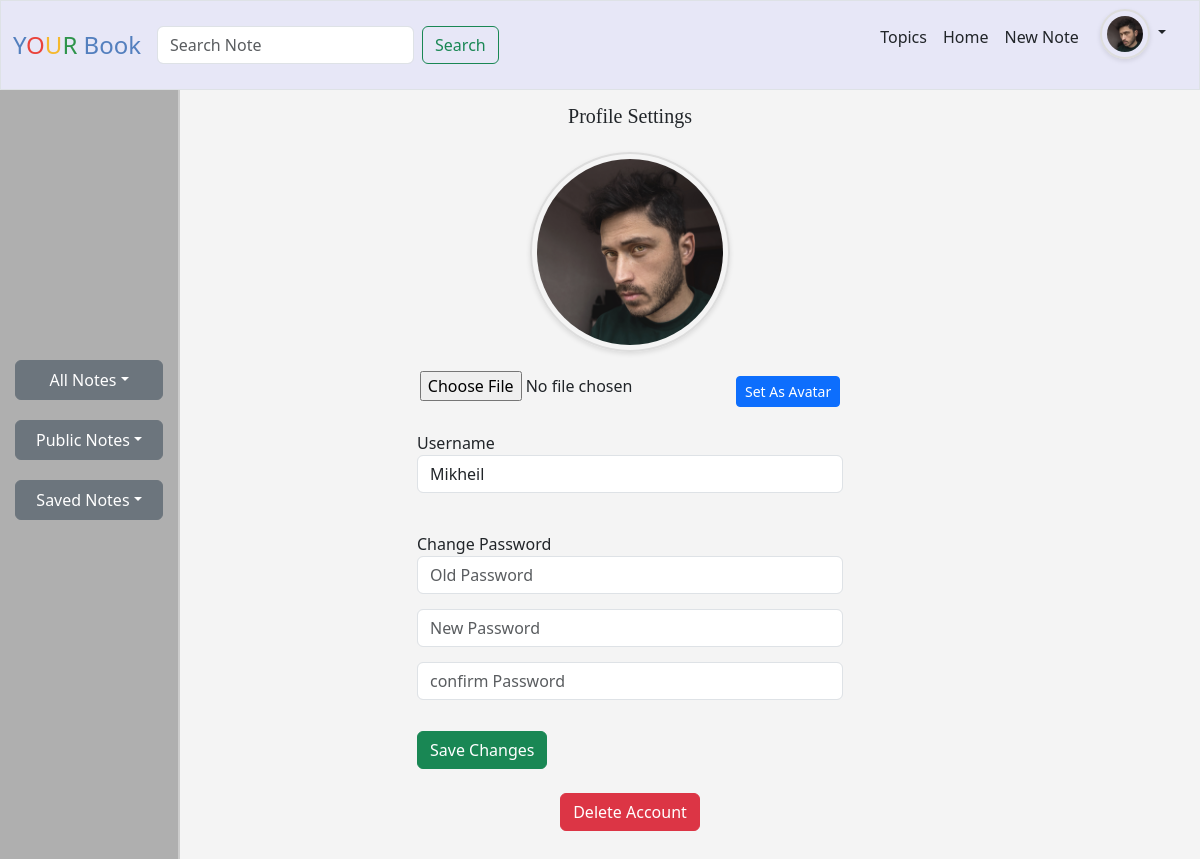
Screenshot of /profile (signed in) with the database file from the repository.
### tables this page shows
CREATE TABLE users (
    id INTEGER PRIMARY KEY AUTOINCREMENT,
    username TEXT NOT NULL,
    hash TEXT NOT NULL
, profile_image TEXT);

### app.py (the view)
@app.route("/profile")
def profile():
    if "user_id" not in session:
        return redirect("/public")
    posts = db.execute("SELECT * FROM posts WHERE user_id = ? ORDER BY created_at DESC", session["user_id"])
    public_posts = db.execute("SELECT * FROM posts WHERE user_id = ? AND is_public = 1 ORDER BY created_at DESC", session["user_id"])
    users = db.execute("SELECT * FROM users WHERE id = ?", session["user_id"])
    user = users[0]
    saved_posts = db.execute("SELECT * FROM saved WHERE user_id = ?", session["user_id"])
    return render_template("profile.html", posts=posts, public_posts=public_posts, saved_posts=saved_posts, user=user)

### app.py (called while the page is built)
@app.after_request
def after_request(response):
    response.headers["Cache-Control"] = "no-cache, no-store, must-revalidate"
    response.headers["Expires"] = 0
    response.headers["Pragma"] = "no-cache"
    return response

### templates/profile.html (shortened to what this page needs)
{% extends "layout.html" %}
{% block main %}
    <div class="container mt-4 profile">
        <h2 class="text-center mb-4">Profile Settings</h2>
        <div class="row justify-content-center">
            <div class="col-md-6">
                <div class="text-center mb-4">
                    <img src="{{ user['profile_image'] or '/static/uploads/default-profile.png' }}" alt="Profile Picture"
                        class="rounded-circle" style="width: 200px; height: 200px; object-fit: cover;">
                    <form action="/upload_profile_image" method="post" enctype="multipart/form-data" class="mt-3" style="margin-bottom: 15px;">
                        <input type="file" name="profile_image" class="form-control-file" accept="image/*" required>
                        <button type="submit" class="btn btn-primary btn-sm mt-2">Set As Avatar</button>
                    </form>
                </div>
                <form action="/update_profile" method="post">
                    <div class="form-group" style="margin-bottom: 15px;">
                        <label for="username">Username</label>
                        <input type="text" class="form-control" id="username" name="username" value="{{ user['username'] }}" required>
                    </div>
                    <br>
                    <div class="form-group" style="margin-bottom: 15px;">
                        <label for="password">Change Password</label>
                        <input type="password" class="form-control" id="old_password" name="old_password" placeholder="Old Password">
                    </div>
                    <div class="form-group" style="margin-bottom: 15px;">
                        <input type="password" class="form-control" id="new_password" name="new_password" placeholder="New Password">
                    </div>
                    <div class="form-group" style="margin-bottom: 15px;">
                        <input type="password" class="form-control" id="confirm_password" name="confirm" placeholder="confirm Password">
                    </div>
                    <button type="submit" class="btn btn-success mt-3">Save Changes</button>
                </form>
                <div class="text-center mt-4">
                    <button class="btn btn-danger" onclick="showDeletePopup()">Delete Account</button>
                </div>
            </div>
        </div>
    </div>
{% endblock %}

### templates/layout.html (shortened to what this page needs)
<!DOCTYPE html>
<html lang="en">
    <head>
        <link href="https://cdn.jsdelivr.net/npm/bootstrap@5.3.3/dist/css/bootstrap.min.css" rel="stylesheet">
        <link rel="stylesheet" href="https://cdnjs.cloudflare.com/ajax/libs/font-awesome/6.0.0-beta3/css/all.min.css">
        <link href="/static/styles.css" rel="stylesheet">
    </head>
    <body>
        <div class="top-nav">
            <div class="wrapper">
                <nav class="bg-light border navbar navbar-expand-md navbar-light">
                    <div class="container-fluid">
                        <a class="navbar-brand" href="/public"><span class="blue">Y</span><span class="red">O</span><span class="yellow">U</span><span class="green">R</span> <span class="blue">Book</span></a>
                        <div class="collapse navbar-collapse" id="navbar">
                            <form class="d-flex" role="search" method="get" action="{{ url_for('search') }}">
                                <input class="form-control me-2" name="search" type="search" placeholder="Search Note" aria-label="Search" required>
                                <button class="btn btn-outline-success" type="submit">Search</button>
                            </form>
                            {% if session["user_id"] %}
                                <ul class="navbar-nav ms-auto mt-2">
                                    <li class="nav-item"><a class="nav-link" href="{{ url_for('public') }}">Topics</a></li>
                                    <li class="nav-item"><a class="nav-link" href="{{ url_for('index') }}"> Home </a></li>
                                    <li class="nav-item"><a class="nav-link" href="{{ url_for('new_post') }}">New Note</a></li>
                                    <li class="nav-item dropdown avatar">
                                        <div class="dropdown me-2 avatar-container" style="position: relative;">
                                            <button class="btn dropdown-toggle" type="button" data-bs-toggle="dropdown" aria-expanded="false">
                                                <img src="{{  user['profile_image'] or '/static/uploads/default-profile.png' }}" alt="Profile" class="rounded-circle" style="object-fit: cover; border: 2px solid #ddd;">
                                            </button>
                                        </div>
                                    </li>
                                </ul>
                            {% endif %}
                        </div>
                    </div>
                </nav>
            </div>
        </div>
        {% if session["user_id"] %}
            {% if not hide_left_panel %}
                <div id="left-panel" style="background-color: #afafaf; border-right: 2px solid #ccc; overflow-y: auto; padding: 5px; width: 15%;">
                    <div class="dropdown" style="padding: 10px; width: 100%">
                        <button class="btn btn-secondary dropdown-toggle" type="button" data-bs-toggle="dropdown" aria-expanded="false">All Notes</button>
                    </div>
                    <div class="dropdown" style="padding: 10px; width: 100%">
                        <button class="btn btn-secondary dropdown-toggle" type="button" data-bs-toggle="dropdown" aria-expanded="false">Public Notes</button>
                    </div>
                    <div class="dropdown" style="padding: 10px; width: 100%">
                        <button class="btn btn-secondary dropdown-toggle" type="button" data-bs-toggle="dropdown" aria-expanded="false">Saved Notes</button>
                    </div>
                </div>
            {% endif %}
        {% endif %}
        <main>
            {% block main %}{% endblock %}
        </main>
    </body>
</html>

### static/styles.css (style rules this page uses)
* { margin: 0; padding: 0; box-sizing: border-box; }
main { padding-top: 80px; }
.navbar { background-color: #e7e7f7 !important; }
.top-nav { position: fixed; top: 0; width: 100%; z-index: 200; }
#left-panel { position: fixed; display: flex; flex-direction: column; align-items: center; justify-content: center; height: 100%; padding-bottom: 80px; }
#left-panel .dropdown button { width: 100%; height: 40px; text-align: center; }
#left-panel .dropdown { text-align: left; }
nav .navbar-brand { font-size: x-large; }
nav .navbar-brand .blue, .welcome-container .blue { color: #537fbe; }
nav .navbar-brand .red, .welcome-container .red { color: #ea433b; }
nav .navbar-brand .yellow, .welcome-container .yellow { color: #f5b82e; }
nav .navbar-brand .green, .welcome-container .green { color: #2e944b; }
nav { background-color: lightgrey; }
body { background: #f4f4f4; }
h2 { font-size: 20px; }
.nav-link { position: relative; text-decoration: none; color: inherit; }
.nav-link::after { content: ''; position: absolute; bottom: -2px; left: 0; width: 0%; height: 2px; background-color: green; transition: width 0.5s ease; }
.welcome-body h1, h2, h3, p { font-family: serif; }
img.rounded-circle { border: 2px solid #ddd; padding: 5px; box-shadow: 0 2px 5px rgba(0, 0, 0, 0.1); }
.avatar-container img.rounded-circle { width: 50px; height: 50px; transition: transform 0.2s ease-in-out; }
.d-flex { display: flex; justify-content: space-between; align-items: center; }
@media (min-width: 800px) { main { padding-left: 15%; padding-right: 10%; } }
@media (min-width: 800px) { .avatar { top: -15px; } }

### rows the page displays
users: profile_image (picture), username "Mikheil"
